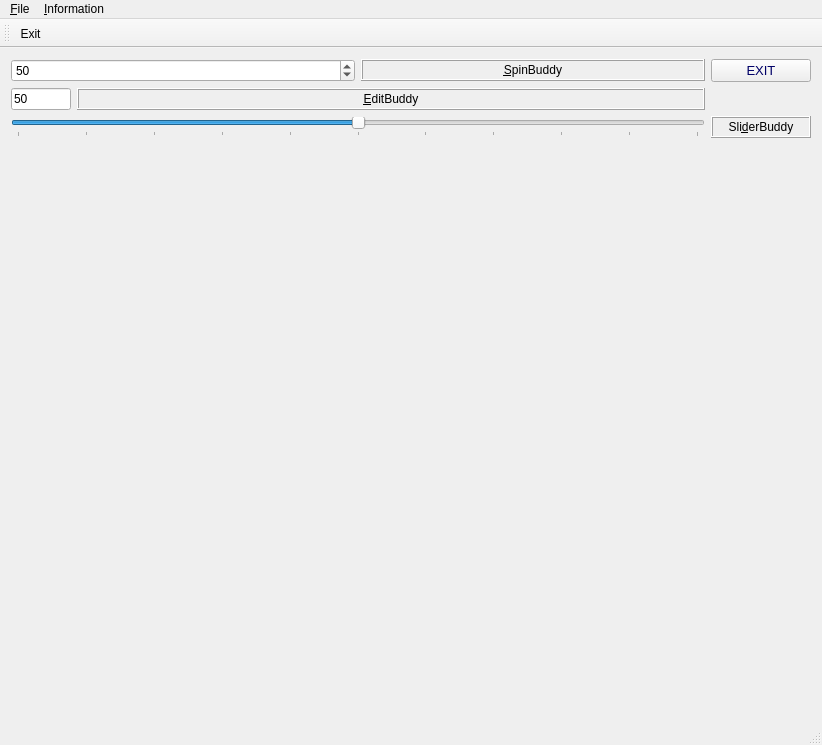
<?xml version="1.0" encoding="UTF-8"?>
<ui version="4.0">
 <class>MainWindow</class>
 <widget class="QMainWindow" name="MainWindow">
  <property name="geometry">
   <rect>
    <x>0</x>
    <y>0</y>
    <width>818</width>
    <height>745</height>
   </rect>
  </property>
  <property name="windowTitle">
   <string>Designer</string>
  </property>
  <property name="windowIcon">
   <iconset resource="myimages.qrc">
    <normaloff>:/MyImages/Images/icon2.ico</normaloff>:/MyImages/Images/icon2.ico</iconset>
  </property>
  <widget class="QWidget" name="centralWidget">
   <layout class="QGridLayout" name="gridLayout">
    <item row="2" column="0" colspan="2">
     <layout class="QHBoxLayout" name="horizontalLayout_3" stretch="0,0">
      <item>
       <widget class="QSlider" name="horizontalSlider">
        <property name="toolTip">
         <string>Scale %</string>
        </property>
        <property name="maximum">
         <number>100</number>
        </property>
        <property name="value">
         <number>50</number>
        </property>
        <property name="sliderPosition">
         <number>50</number>
        </property>
        <property name="orientation">
         <enum>Qt::Horizontal</enum>
        </property>
        <property name="invertedAppearance">
         <bool>false</bool>
        </property>
        <property name="invertedControls">
         <bool>false</bool>
        </property>
        <property name="tickPosition">
         <enum>QSlider::TicksBelow</enum>
        </property>
        <property name="tickInterval">
         <number>10</number>
        </property>
       </widget>
      </item>
      <item>
       <widget class="QLabel" name="label_3">
        <property name="minimumSize">
         <size>
          <width>100</width>
          <height>22</height>
         </size>
        </property>
        <property name="maximumSize">
         <size>
          <width>10000</width>
          <height>22</height>
         </size>
        </property>
        <property name="frameShape">
         <enum>QFrame::Box</enum>
        </property>
        <property name="frameShadow">
         <enum>QFrame::Raised</enum>
        </property>
        <property name="text">
         <string>Sli&amp;derBuddy</string>
        </property>
        <property name="alignment">
         <set>Qt::AlignCenter</set>
        </property>
        <property name="buddy">
         <cstring>horizontalSlider</cstring>
        </property>
       </widget>
      </item>
     </layout>
    </item>
    <item row="0" column="1">
     <widget class="QPushButton" name="pushButton">
      <property name="minimumSize">
       <size>
        <width>100</width>
        <height>0</height>
       </size>
      </property>
      <property name="palette">
       <palette>
        <active>
         <colorrole role="WindowText">
          <brush brushstyle="SolidPattern">
           <color alpha="255">
            <red>0</red>
            <green>0</green>
            <blue>0</blue>
           </color>
          </brush>
         </colorrole>
         <colorrole role="Text">
          <brush brushstyle="SolidPattern">
           <color alpha="255">
            <red>0</red>
            <green>0</green>
            <blue>0</blue>
           </color>
          </brush>
         </colorrole>
         <colorrole role="ButtonText">
          <brush brushstyle="SolidPattern">
           <color alpha="255">
            <red>0</red>
            <green>0</green>
            <blue>103</blue>
           </color>
          </brush>
         </colorrole>
        </active>
        <inactive>
         <colorrole role="WindowText">
          <brush brushstyle="SolidPattern">
           <color alpha="255">
            <red>0</red>
            <green>0</green>
            <blue>0</blue>
           </color>
          </brush>
         </colorrole>
         <colorrole role="Text">
          <brush brushstyle="SolidPattern">
           <color alpha="255">
            <red>0</red>
            <green>0</green>
            <blue>0</blue>
           </color>
          </brush>
         </colorrole>
         <colorrole role="ButtonText">
          <brush brushstyle="SolidPattern">
           <color alpha="255">
            <red>0</red>
            <green>0</green>
            <blue>103</blue>
           </color>
          </brush>
         </colorrole>
        </inactive>
        <disabled>
         <colorrole role="WindowText">
          <brush brushstyle="SolidPattern">
           <color alpha="255">
            <red>120</red>
            <green>120</green>
            <blue>120</blue>
           </color>
          </brush>
         </colorrole>
         <colorrole role="Text">
          <brush brushstyle="SolidPattern">
           <color alpha="255">
            <red>120</red>
            <green>120</green>
            <blue>120</blue>
           </color>
          </brush>
         </colorrole>
         <colorrole role="ButtonText">
          <brush brushstyle="SolidPattern">
           <color alpha="255">
            <red>120</red>
            <green>120</green>
            <blue>120</blue>
           </color>
          </brush>
         </colorrole>
        </disabled>
       </palette>
      </property>
      <property name="font">
       <font>
        <pointsize>10</pointsize>
        <weight>50</weight>
        <bold>false</bold>
        <kerning>false</kerning>
       </font>
      </property>
      <property name="text">
       <string>EXIT</string>
      </property>
      <property name="icon">
       <iconset resource="myimages.qrc">
        <normaloff>:/MyImages/Images/Disney_42.png</normaloff>:/MyImages/Images/Disney_42.png</iconset>
      </property>
      <property name="iconSize">
       <size>
        <width>32</width>
        <height>32</height>
       </size>
      </property>
     </widget>
    </item>
    <item row="1" column="0">
     <layout class="QHBoxLayout" name="horizontalLayout_2">
      <item>
       <widget class="QLineEdit" name="lineEdit">
        <property name="sizePolicy">
         <sizepolicy hsizetype="Expanding" vsizetype="Fixed">
          <horstretch>0</horstretch>
          <verstretch>0</verstretch>
         </sizepolicy>
        </property>
        <property name="maximumSize">
         <size>
          <width>60</width>
          <height>16777215</height>
         </size>
        </property>
        <property name="text">
         <string>50</string>
        </property>
       </widget>
      </item>
      <item>
       <widget class="QLabel" name="label_2">
        <property name="minimumSize">
         <size>
          <width>100</width>
          <height>22</height>
         </size>
        </property>
        <property name="maximumSize">
         <size>
          <width>100000</width>
          <height>22</height>
         </size>
        </property>
        <property name="frameShape">
         <enum>QFrame::Box</enum>
        </property>
        <property name="frameShadow">
         <enum>QFrame::Raised</enum>
        </property>
        <property name="text">
         <string>&amp;EditBuddy</string>
        </property>
        <property name="alignment">
         <set>Qt::AlignCenter</set>
        </property>
        <property name="buddy">
         <cstring>lineEdit</cstring>
        </property>
       </widget>
      </item>
     </layout>
    </item>
    <item row="0" column="0">
     <layout class="QHBoxLayout" name="horizontalLayout">
      <item>
       <widget class="QSpinBox" name="spinBox">
        <property name="minimum">
         <number>0</number>
        </property>
        <property name="maximum">
         <number>100</number>
        </property>
        <property name="value">
         <number>50</number>
        </property>
        <property name="displayIntegerBase">
         <number>10</number>
        </property>
       </widget>
      </item>
      <item>
       <widget class="QLabel" name="label">
        <property name="minimumSize">
         <size>
          <width>0</width>
          <height>22</height>
         </size>
        </property>
        <property name="maximumSize">
         <size>
          <width>16777215</width>
          <height>22</height>
         </size>
        </property>
        <property name="frameShape">
         <enum>QFrame::Box</enum>
        </property>
        <property name="frameShadow">
         <enum>QFrame::Raised</enum>
        </property>
        <property name="text">
         <string>&amp;SpinBuddy</string>
        </property>
        <property name="alignment">
         <set>Qt::AlignCenter</set>
        </property>
        <property name="buddy">
         <cstring>spinBox</cstring>
        </property>
       </widget>
      </item>
     </layout>
    </item>
    <item row="3" column="0" colspan="2">
     <widget class="MyPicture" name="widget" native="true">
      <property name="minimumSize">
       <size>
        <width>800</width>
        <height>400</height>
       </size>
      </property>
     </widget>
    </item>
   </layout>
  </widget>
  <widget class="QMenuBar" name="menuBar">
   <property name="geometry">
    <rect>
     <x>0</x>
     <y>0</y>
     <width>818</width>
     <height>21</height>
    </rect>
   </property>
   <widget class="QMenu" name="menu_File">
    <property name="title">
     <string>&amp;File</string>
    </property>
    <addaction name="action_Exit"/>
   </widget>
   <widget class="QMenu" name="menu_Information">
    <property name="title">
     <string>&amp;Information</string>
    </property>
    <addaction name="action_About"/>
   </widget>
   <addaction name="menu_File"/>
   <addaction name="menu_Information"/>
  </widget>
  <widget class="QToolBar" name="mainToolBar">
   <attribute name="toolBarArea">
    <enum>TopToolBarArea</enum>
   </attribute>
   <attribute name="toolBarBreak">
    <bool>false</bool>
   </attribute>
   <addaction name="action_Exit"/>
  </widget>
  <widget class="QStatusBar" name="statusBar">
   <property name="statusTip">
    <string>Doing nothing now</string>
   </property>
  </widget>
  <action name="action_Exit">
   <property name="checkable">
    <bool>true</bool>
   </property>
   <property name="icon">
    <iconset resource="myimages.qrc">
     <normaloff>:/MyImages/Images/icon2.ico</normaloff>:/MyImages/Images/icon2.ico</iconset>
   </property>
   <property name="text">
    <string>&amp;Exit</string>
   </property>
   <property name="shortcut">
    <string>Ctrl+E</string>
   </property>
  </action>
  <action name="action_About">
   <property name="text">
    <string>&amp;About</string>
   </property>
  </action>
 </widget>
 <layoutdefault spacing="6" margin="11"/>
 <customwidgets>
  <customwidget>
   <class>MyPicture</class>
   <extends>QWidget</extends>
   <header>mypicture.h</header>
   <container>1</container>
   <slots>
    <slot>scaleChanged(int)</slot>
   </slots>
  </customwidget>
 </customwidgets>
 <resources>
  <include location="myimages.qrc"/>
 </resources>
 <connections>
  <connection>
   <sender>spinBox</sender>
   <signal>valueChanged(int)</signal>
   <receiver>horizontalSlider</receiver>
   <slot>setValue(int)</slot>
   <hints>
    <hint type="sourcelabel">
     <x>115</x>
     <y>54</y>
    </hint>
    <hint type="destinationlabel">
     <x>125</x>
     <y>119</y>
    </hint>
   </hints>
  </connection>
  <connection>
   <sender>horizontalSlider</sender>
   <signal>valueChanged(int)</signal>
   <receiver>spinBox</receiver>
   <slot>setValue(int)</slot>
   <hints>
    <hint type="sourcelabel">
     <x>84</x>
     <y>119</y>
    </hint>
    <hint type="destinationlabel">
     <x>74</x>
     <y>59</y>
    </hint>
   </hints>
  </connection>
  <connection>
   <sender>pushButton</sender>
   <signal>clicked()</signal>
   <receiver>action_Exit</receiver>
   <slot>trigger()</slot>
   <hints>
    <hint type="sourcelabel">
     <x>710</x>
     <y>57</y>
    </hint>
    <hint type="destinationlabel">
     <x>433</x>
     <y>78</y>
    </hint>
   </hints>
  </connection>
  <connection>
   <sender>lineEdit</sender>
   <signal>textChanged(QString)</signal>
   <receiver>MainWindow</receiver>
   <slot>slotEditChanged(QString)</slot>
   <hints>
    <hint type="sourcelabel">
     <x>43</x>
     <y>95</y>
    </hint>
    <hint type="destinationlabel">
     <x>392</x>
     <y>113</y>
    </hint>
   </hints>
  </connection>
  <connection>
   <sender>MainWindow</sender>
   <signal>mySignalInt(int)</signal>
   <receiver>horizontalSlider</receiver>
   <slot>setValue(int)</slot>
   <hints>
    <hint type="sourcelabel">
     <x>391</x>
     <y>181</y>
    </hint>
    <hint type="destinationlabel">
     <x>329</x>
     <y>119</y>
    </hint>
   </hints>
  </connection>
  <connection>
   <sender>spinBox</sender>
   <signal>valueChanged(QString)</signal>
   <receiver>lineEdit</receiver>
   <slot>setText(QString)</slot>
   <hints>
    <hint type="sourcelabel">
     <x>45</x>
     <y>56</y>
    </hint>
    <hint type="destinationlabel">
     <x>45</x>
     <y>102</y>
    </hint>
   </hints>
  </connection>
  <connection>
   <sender>horizontalSlider</sender>
   <signal>valueChanged(int)</signal>
   <receiver>widget</receiver>
   <slot>scaleChanged(int)</slot>
   <hints>
    <hint type="sourcelabel">
     <x>533</x>
     <y>135</y>
    </hint>
    <hint type="destinationlabel">
     <x>536</x>
     <y>169</y>
    </hint>
   </hints>
  </connection>
  <connection>
   <sender>action_Exit</sender>
   <signal>triggered()</signal>
   <receiver>MainWindow</receiver>
   <slot>close()</slot>
   <hints>
    <hint type="sourcelabel">
     <x>-1</x>
     <y>-1</y>
    </hint>
    <hint type="destinationlabel">
     <x>408</x>
     <y>372</y>
    </hint>
   </hints>
  </connection>
  <connection>
   <sender>lineEdit</sender>
   <signal>textChanged(QString)</signal>
   <receiver>statusBar</receiver>
   <slot>showMessage(QString)</slot>
   <hints>
    <hint type="sourcelabel">
     <x>39</x>
     <y>121</y>
    </hint>
    <hint type="destinationlabel">
     <x>408</x>
     <y>734</y>
    </hint>
   </hints>
  </connection>
 </connections>
 <slots>
  <signal>mySignalInt(int)</signal>
  <slot>slotEditChanged(QString)</slot>
 </slots>
</ui>
